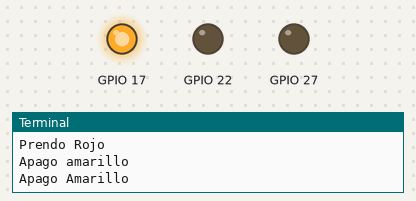
Bench run of a program on a simulated Raspberry Pi (BCM pin numbers). Parts: output pins drawn as LEDs (lit = HIGH), the last lines printed to the terminal.

Above: at 2.5 s.
At 5.5 s:
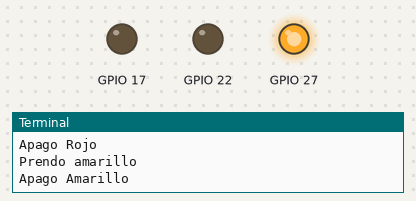
At 8.5 s:
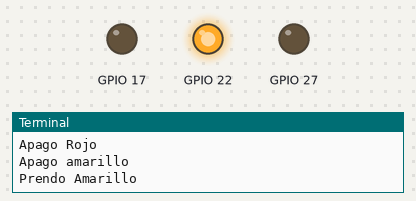
At 12.5 s:
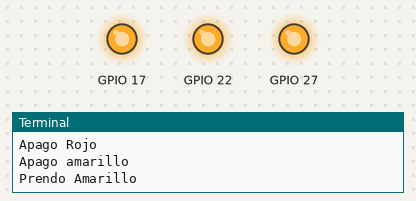
At 13.5 s:
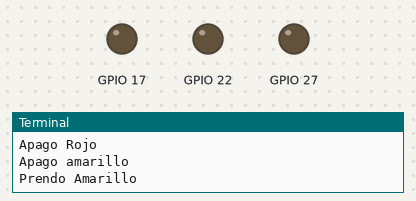
Timing chart, 0 to 18.2 s (numbered marks = the images above):
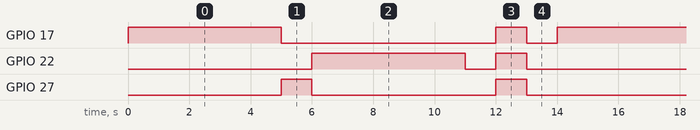

Measured:
- by itself, GPIO 17: repeats every 14.0 s: LOW 7.0 s, HIGH 1.0 s, LOW 1.0 s, HIGH 5.0 s
- by itself, GPIO 22: repeats every 14.0 s: LOW 1.0 s, HIGH 1.0 s, LOW 7.0 s, HIGH 5.0 s
- by itself, GPIO 27: alternates HIGH for 1.0 s and LOW for 6.0 s

The program:

leds.py
```python
#!/usr/bin/python

import RPi.GPIO as GPIO
import time

GPIO.setmode(GPIO.BCM)
GPIO.setup(17, GPIO.OUT)
GPIO.setup(27, GPIO.OUT)
GPIO.setup(22, GPIO.OUT)

counter = 0

try:
   while True:

      print("Prendo Rojo")
      GPIO.output(17, GPIO.HIGH)
      print ("Apago amarillo")
      GPIO.output(27, GPIO.LOW)
      print("Apago Amarillo")
      GPIO.output(22, GPIO.LOW)

      #GPIO.output(11, GPIO.HIGH)
      #GPIO.output(13, GPIO.LOW)
      #GPIO.output(15, GPIO.LOW)
      time.sleep(5)
      print("Apago Rojo")
      GPIO.output(17, GPIO.LOW)
      print ("Prendo amarillo")
      GPIO.output(27, GPIO.HIGH)
      print("Apago Amarillo")
      GPIO.output(22, GPIO.LOW)


      #GPIO.output(11, GPIO.LOW)
      #GPIO.output(13, GPIO.HIGH)
      #GPIO.output(15, GPIO.LOW)
      time.sleep(1)
      print("Apago Rojo")
      GPIO.output(17, GPIO.LOW)
      print ("Apago amarillo")
      GPIO.output(27, GPIO.LOW)
      print("Prendo Amarillo")
      GPIO.output(22, GPIO.HIGH)

      #GPIO.output(11, GPIO.LOW)
      #GPIO.output(13, GPIO.LOW)
      #GPIO.output(15, GPIO.HIGH)
      time.sleep(5)
      counter += 1
      GPIO.output(17, GPIO.LOW)
      GPIO.output(27, GPIO.LOW)
      GPIO.output(22, GPIO.LOW)
      time.sleep(1)
      GPIO.output(17, GPIO.HIGH)
      GPIO.output(27, GPIO.HIGH)
      GPIO.output(22, GPIO.HIGH)
      time.sleep(1)
      GPIO.output(17, GPIO.LOW)
      GPIO.output(27, GPIO.LOW)
      GPIO.output(22, GPIO.LOW)
      time.sleep(1)
      print "Target reached: %d" % counter

except KeyboardInterrupt:
   print ""
   print "-----------------------------------------------------------------------"
   print "Corte por teclado"
   print "El numero de veces ejecutado es: ", counter
   print "-----------------------------------------------------------------------"


finally:
   print "Cerramos los puertos GPIO"
   GPIO.cleanup() # this ensures a clean exit
```
